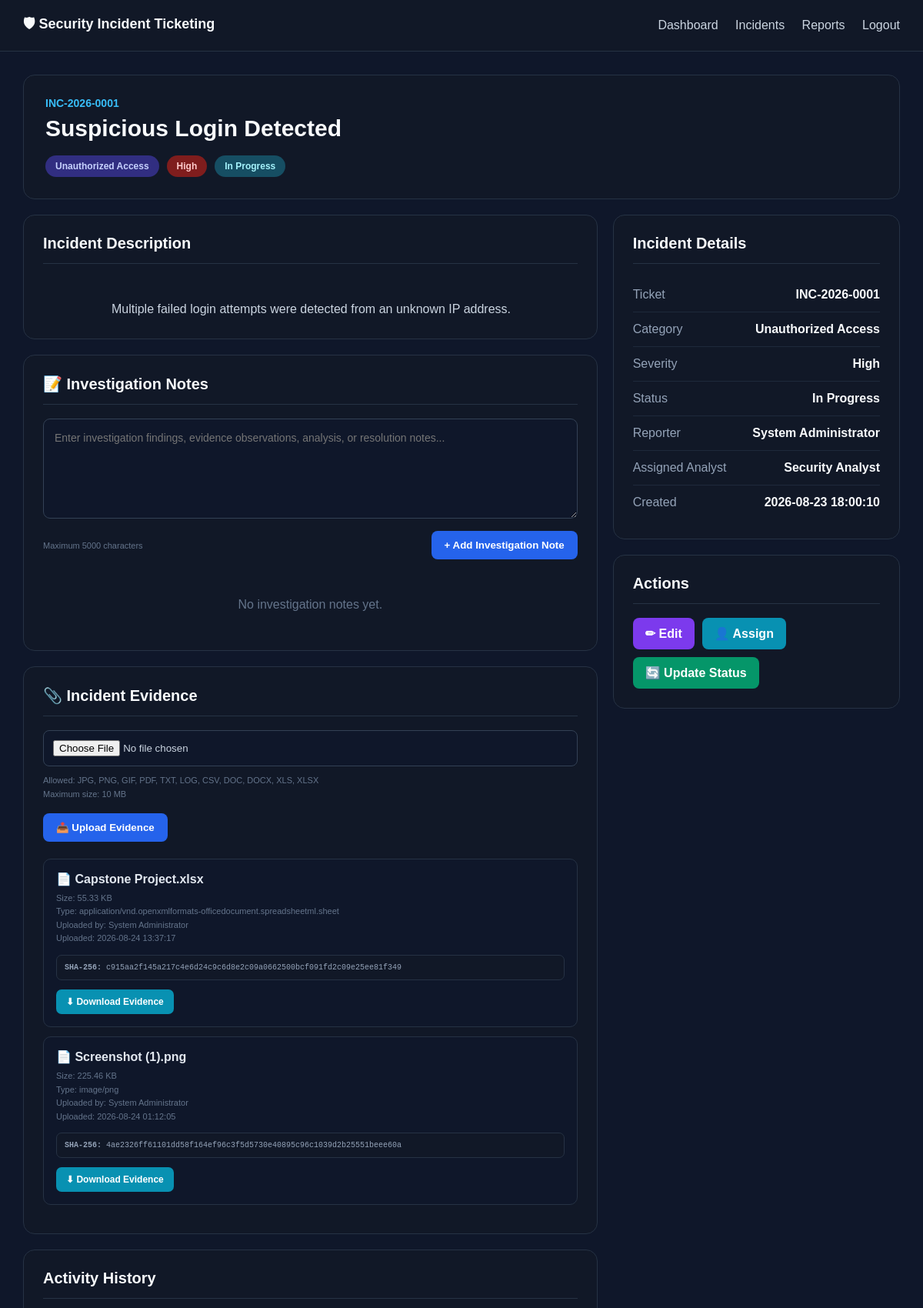
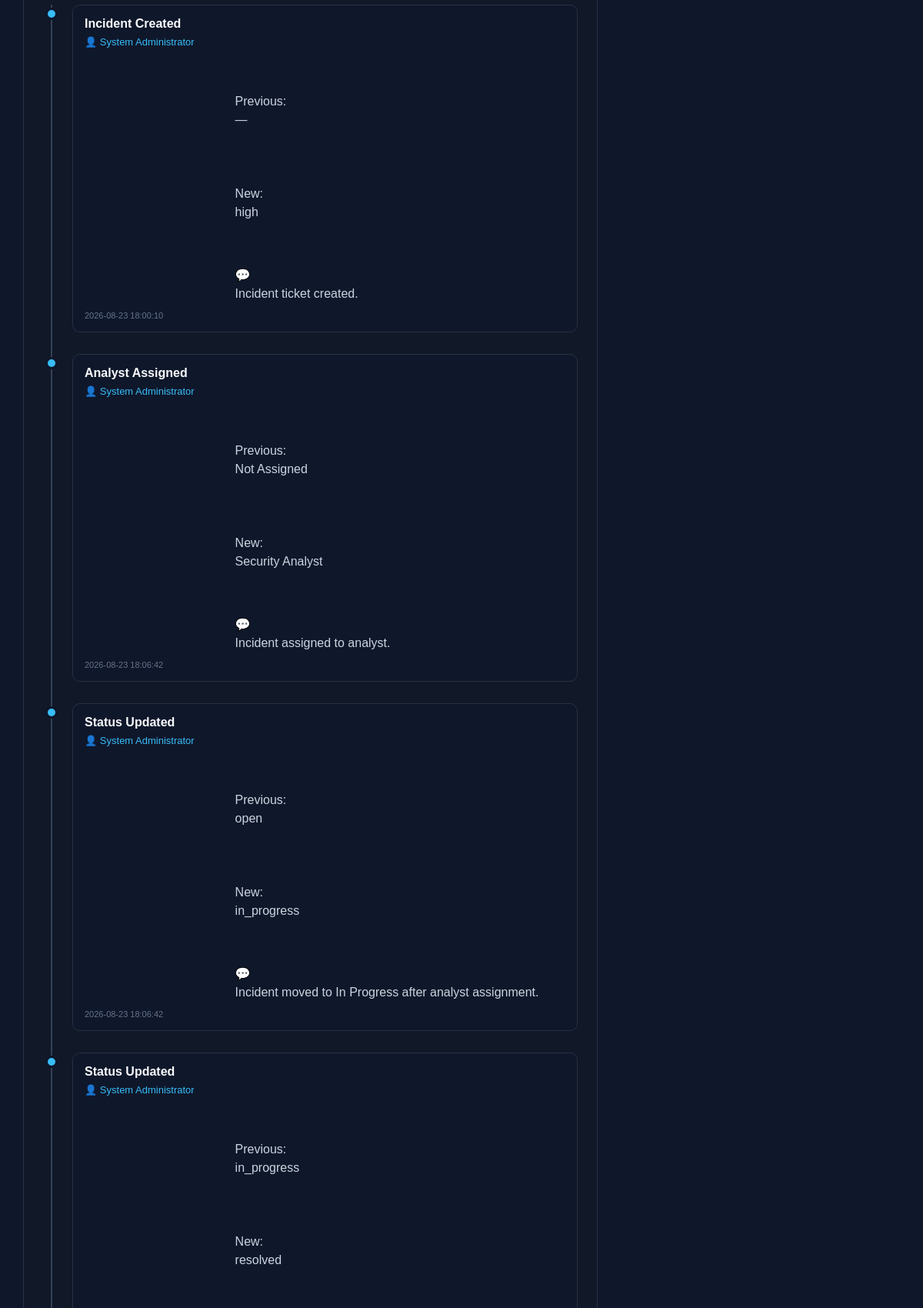
The page /incidents/view.php?id=1 (signed in, upper part) on the database its author committed (2 pictures, top to bottom).
### tables this page shows
CREATE TABLE `incidents` (
  `id` int UNSIGNED NOT NULL,
  `ticket_number` varchar(30) NOT NULL,
  `title` varchar(255) NOT NULL,
  `description` text NOT NULL,
  `category_id` int UNSIGNED DEFAULT NULL,
  `severity` enum('low','medium','high','critical') NOT NULL DEFAULT 'low',
  `status` enum('open','in_progress','resolved','closed') NOT NULL DEFAULT 'open',
  `reported_by` int UNSIGNED NOT NULL,
  `assigned_to` int UNSIGNED DEFAULT NULL,
  `created_at` timestamp NULL DEFAULT CURRENT_TIMESTAMP,
  `updated_at` timestamp NULL DEFAULT CURRENT_TIMESTAMP ON UPDATE CURRENT_TIMESTAMP
);

CREATE TABLE `incident_categories` (
  `id` int UNSIGNED NOT NULL,
  `name` varchar(100) NOT NULL,
  `description` text,
  `created_at` timestamp NULL DEFAULT CURRENT_TIMESTAMP
);

CREATE TABLE `incident_evidence` (
  `id` int UNSIGNED NOT NULL,
  `incident_id` int UNSIGNED NOT NULL,
  `uploaded_by` int UNSIGNED NOT NULL,
  `original_name` varchar(255) NOT NULL,
  `stored_name` varchar(255) NOT NULL,
  `file_path` varchar(500) NOT NULL,
  `mime_type` varchar(150) NOT NULL,
  `file_size` bigint UNSIGNED NOT NULL DEFAULT '0',
  `file_hash` char(64) NOT NULL,
  `created_at` datetime NOT NULL DEFAULT CURRENT_TIMESTAMP
);

CREATE TABLE `users` (
  `id` int UNSIGNED NOT NULL,
  `name` varchar(100) NOT NULL,
  `email` varchar(150) NOT NULL,
  `password` varchar(255) NOT NULL,
  `role` enum('admin','analyst','user') NOT NULL DEFAULT 'user',
  `status` enum('active','inactive') NOT NULL DEFAULT 'active',
  `created_at` timestamp NULL DEFAULT CURRENT_TIMESTAMP
);

CREATE TABLE `incident_activity` (
  `id` int UNSIGNED NOT NULL,
  `incident_id` int UNSIGNED NOT NULL,
  `user_id` int UNSIGNED NOT NULL,
  `action` varchar(100) NOT NULL,
  `old_value` text,
  `new_value` text,
  `comment` text,
  `created_at` timestamp NULL DEFAULT CURRENT_TIMESTAMP
);

### incidents/view.php (the view, shortened to what the rows shown need)
<?php
require_once __DIR__ . '/../config/database.php';
require_once __DIR__ . '/../config/security.php';
$incidentId = (int)($_GET['id'] ?? 0);
$stmt = $pdo->prepare("
    SELECT
        i.*,
        c.name AS category_name,
        reporter.name AS reporter_name,
        reporter.email AS reporter_email,
        analyst.name AS analyst_name,
        analyst.email AS analyst_email
    FROM incidents i
    LEFT JOIN incident_categories c
        ON i.category_id = c.id
    LEFT JOIN users reporter
        ON i.reported_by = reporter.id
    LEFT JOIN users analyst
        ON i.assigned_to = analyst.id
    WHERE i.id = ?
    LIMIT 1
");
$stmt->execute([$incidentId]);
$incident = $stmt->fetch();
$activityStmt = $pdo->prepare("
    SELECT
        ia.*,
        u.name AS user_name,
        u.email AS user_email,
        u.role AS user_role
    FROM incident_activity ia
    LEFT JOIN users u
        ON ia.user_id = u.id
    WHERE ia.incident_id = ?
    ORDER BY ia.created_at ASC
");
$activityStmt->execute([$incidentId]);
$activities = $activityStmt->fetchAll();
$evidenceStmt = $pdo->prepare("
    SELECT
        ie.id,
        ie.original_name,
        ie.stored_name,
        ie.mime_type,
        ie.file_size,
        ie.file_hash,
        ie.created_at,
        u.name AS uploader_name,
        u.email AS uploader_email,
        u.role AS uploader_role
    FROM incident_evidence ie
    LEFT JOIN users u
        ON ie.uploaded_by = u.id
    WHERE ie.incident_id = ?
    ORDER BY ie.created_at DESC
");
$evidenceStmt->execute([$incidentId]);
$evidenceFiles = $evidenceStmt->fetchAll();
$statusLabels = [
    'open'        => 'Open',
    'in_progress' => 'In Progress',
    'resolved'    => 'Resolved',
    'closed'      => 'Closed'
];
$statusClass = [
    'open'        => 'open',
    'in_progress' => 'in-progress',
    'resolved'    => 'resolved',
    'closed'      => 'closed'
];
$severityClass = [
    'low'      => 'low',
    'medium'   => 'medium',
    'high'     => 'high',
    'critical' => 'critical'
];
function formatFileSize(int $bytes): string
{
    $units = [
        'B',
        'KB',
        'MB',
        'GB'
    ];
    $index = 0;
    while (
        $bytes >= 1024 &&
        $index < count($units) - 1
    ) {
        $bytes /= 1024;
        $index++;
    }
    return number_format(
        $bytes,
        $index === 0 ? 0 : 2
    ) . ' ' . $units[$index];
}
?>
<!DOCTYPE html>
<html lang="en">
<head>
</head>
<body>
<div class="container">
    <div class="incident-header">
        <div class="ticket">
            <?= e($incident['ticket_number']) ?>
        </div>
        <h1>
            <?= e($incident['title']) ?>
        </h1>
        <div class="badges">
            <span class="badge category">
                <?= e(
                    $incident['category_name']
                    ?? 'Uncategorized'
                ) ?>
            </span>
            <span class="badge <?= e(
                $severityClass[$incident['severity']]
                ?? 'medium'
            ) ?>">
                <?= e(
                    ucfirst($incident['severity'])
                ) ?>
            </span>
            <span class="badge <?= e(
                $statusClass[$incident['status']]
                ?? 'open'
            ) ?>">
                <?= e(
                    $statusLabels[$incident['status']]
                    ?? ucfirst($incident['status'])
                ) ?>
            </span>
        </div>
    </div>
    <div class="grid">
        <div>
            <div class="card">
                <h2>
                    Incident Description
                </h2>
                <div class="description">
                    <?= e($incident['description']) ?>
                </div>
            </div>
            <div class="card">
                <h2>
                    📝 Investigation Notes
                </h2>
            </div>
            <div class="card">
                <h2>
                    📎 Incident Evidence
                </h2>
                <div class="evidence-list">
                    <?php if (!$evidenceFiles): ?>
                        <div class="comment-empty">
                            No evidence files uploaded yet.
                        </div>
                    <?php else: ?>
                        <?php foreach (
                            $evidenceFiles
                            as $evidence
                        ): ?>
                            <div class="evidence-item">
                                <div class="evidence-name">
                                    📄
                                    <?= e(
                                        $evidence['original_name']
                                    ) ?>
                                </div>
                                <div class="evidence-meta">
                                    Size:
                                    <?= e(
                                        formatFileSize(
                                            (int)$evidence['file_size']
                                        )
                                    ) ?>
                                    <br>
                                    Type:
                                    <?= e(
                                        $evidence['mime_type']
                                    ) ?>
                                    <br>
                                    Uploaded by:
                                    <?= e(
                                        $evidence['uploader_name']
                                        ??
                                        'Unknown User'
                                    ) ?>
                                    <br>
                                    Uploaded:
                                    <?= e(
                                        $evidence['created_at']
                                    ) ?>
                                </div>
                                <div class="evidence-hash">
                                    <strong>
                                        SHA-256:
                                    </strong>
                                    <?= e(
                                        $evidence['file_hash']
                                    ) ?>
                                </div>
                                <div class="evidence-actions">
                                    <a
                                        href="download-evidence.php?id=<?= e(
                                            (string)$evidence['id']
                                        ) ?>"
                                        class="evidence-download"
                                    >
                                        ⬇ Download Evidence
                                    </a>
                                </div>
                            </div>
                        <?php endforeach; ?>
                    <?php endif; ?>
                </div>
            </div>
            <div class="card">
                <h2>
                    Activity History
                </h2>
                <?php if (!$activities): ?>
                    <div class="empty">
                        No activity has been recorded.
                    </div>
                <?php else: ?>
                    <div class="timeline">
                        <?php foreach ($activities as $activity): ?>
                            <div class="timeline-item">
                                <div class="timeline-dot"></div>
                                <div class="timeline-content">
                                    <div class="timeline-title">
                                        <?= e(
                                            $activity['action']
                                        ) ?>
                                    </div>
                                    <div class="timeline-user">
                                        👤
                                        <?= e(
                                            $activity['user_name']
                                            ??
                                            'System'
                                        ) ?>
                                    </div>
                                    <?php if (
                                        $activity['old_value'] !== null ||
                                        $activity['new_value'] !== null
                                    ): ?>
                                        <div class="timeline-comment">
                                            Previous:
                                            <?= e(
                                                $activity['old_value']
                                                ??
                                                '—'
                                            ) ?>
                                            <br>
                                            New:
                                            <?= e(
                                                $activity['new_value']
                                                ??
                                                '—'
                                            ) ?>
                                        </div>
                                    <?php endif; ?>
                                    <?php if (
                                        !empty(
                                            $activity['comment']
                                        )
                                    ): ?>
                                        <div class="timeline-comment">
                                            💬
                                            <?= e(
                                                $activity['comment']
                                            ) ?>
                                        </div>
                                    <?php endif; ?>
                                    <div class="timeline-time">
                                        <?= e(
                                            $activity['created_at']
                                        ) ?>
                                    </div>
                                </div>
                            </div>
                        <?php endforeach; ?>
                    </div>
                <?php endif; ?>
            </div>
        </div>
        <div>
            <div class="card">
                <h2>
                    Incident Details
                </h2>
                <div class="detail-row">
                    <div class="detail-label">
                        Ticket
                    </div>
                    <div class="detail-value">
                        <?= e(
                            $incident['ticket_number']
                        ) ?>
                    </div>
                </div>
                <div class="detail-row">
                    <div class="detail-label">
                        Category
                    </div>
                    <div class="detail-value">
                        <?= e(
                            $incident['category_name']
                            ??
                            'N/A'
                        ) ?>
                    </div>
                </div>
                <div class="detail-row">
                    <div class="detail-label">
                        Severity
                    </div>
                    <div class="detail-value">
                        <?= e(
                            ucfirst(
                                $incident['severity']
                            )
                        ) ?>
                    </div>
                </div>
                <div class="detail-row">
                    <div class="detail-label">
                        Status
                    </div>
                    <div class="detail-value">
                        <?= e(
                            $statusLabels[
                                $incident['status']
                            ]
                            ??
                            ucfirst(
                                $incident['status']
                            )
                        ) ?>
                    </div>
                </div>
                <div class="detail-row">
                    <div class="detail-label">
                        Reporter
                    </div>
                    <div class="detail-value">
                        <?= e(
                            $incident['reporter_name']
                            ??
                            'N/A'
                        ) ?>
                    </div>
                </div>
                <div class="detail-row">
                    <div class="detail-label">
                        Assigned Analyst
                    </div>
                    <div class="detail-value">
                        <?= e(
                            $incident['analyst_name']
                            ??
                            'Not Assigned'
                        ) ?>
                    </div>
                </div>
                <div class="detail-row">
                    <div class="detail-label">
                        Created
                    </div>
                    <div class="detail-value">
                        <?= e(
                            $incident['created_at']
                        ) ?>
                    </div>
                </div>
            </div>
            <div class="card">
                <h2>
                    Actions
                </h2>
            </div>
        </div>
    </div>
</div>
</body>
</html>

### rows shown on the page
incidents: ticket_number "INC-2026-0001", title "Suspicious Login Detected", category.name "Unauthorized Access", severity "High", status "In Progress", description "Multiple failed login attempts were detected from an unknown IP address.", reported_by.name "System Administrator", assigned_to.name "Security Analyst", created_at "2026-08-23 18:00:10"
incident_evidence: original_name "Capstone Project.xlsx", file_size "55.33 KB", mime_type "application/vnd.openxmlformats-officedocument.spreadsheetml.sheet", users.name "System Administrator", created_at "2026-08-24 13:37:17", file_hash "c915aa2f145a217c4e6d24c9c6d8e2c09a0662500bcf091fd2c09e25ee81f349"
incident_evidence: original_name "Screenshot (1).png", file_size "225.46 KB", mime_type "image/png", users.name "System Administrator", created_at "2026-08-24 01:12:05", file_hash "4ae2326ff61101dd58f164ef96c3f5d5730e40895c96c1039d2b25551beee60a"
incident_activity: action "Incident Created", user.name "System Administrator", old_value "—", new_value "high", comment "Incident ticket created.", created_at "2026-08-23 18:00:10"
incident_activity: action "Analyst Assigned", user.name "System Administrator", old_value "Not Assigned", new_value "Security Analyst", comment "Incident assigned to analyst.", created_at "2026-08-23 18:06:42"
incident_activity: action "Status Updated", user.name "System Administrator", old_value "open", new_value "in_progress", comment "Incident moved to In Progress after analyst assignment.", created_at "2026-08-23 18:06:42"
incident_activity: action "Status Updated", user.name "System Administrator", old_value "in_progress", new_value "resolved"
